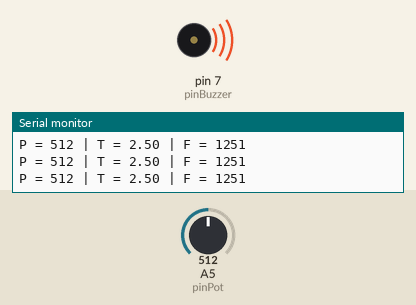
Recording of a sketch running on a simulated Arduino Uno, built with avr-gcc and run on an emulated ATmega328P. On the bench: buzzer (waves = sounding), the last lines printed to the serial monitor. The test bench sets the inputs (shaded band); at power-on: A5 (pinPot) = 512.

Above: at 1.2 s.
1.3 s: A5 (pinPot) set to 0
At 1.7 s:
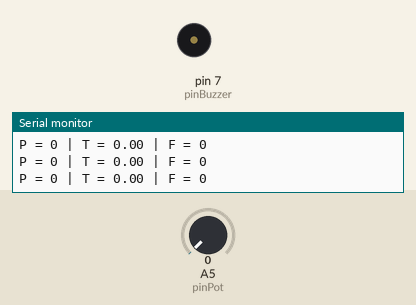
2.8 s: A5 (pinPot) set to 1023
At 3.7 s:
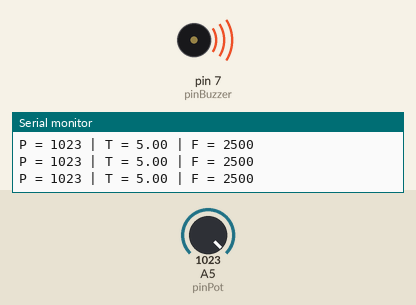
Timing chart, 0 to 5.8 s (numbered marks = the images above; inputs shaded):
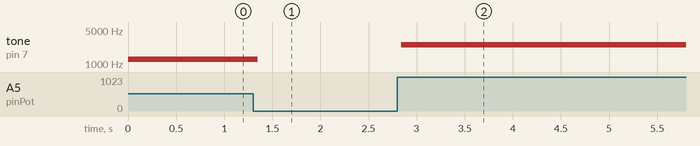

The sketch:

potenciometroFreqBuzzer.ino
```cpp
const int pinPot = A5; // Indica a porta analógica ligada ao potenciômetro
const int pinBuzzer = 7; // Indica a porta digital ligada ao buzzer
const int time = 70; // Define o tempo em ms de cada tone

void setup(){
  pinMode(pinBuzzer, OUTPUT);
  pinMode(pinPot, INPUT); // Por padrão porta analógica é sempre INPUT
  Serial.begin(9600);
}

void loop(){
  int potValue = analogRead(pinPot); // Lê valores no potenciômetro
  int frequency = map(potValue, 0, 1023, 0, 2500); //define valores de frequência
  float volt = potValue * (5.00/1023.0); //Valores da tensão no circuito

  Serial.print("P = ");
  Serial.print(potValue);
  Serial.print(" | T = ");
  Serial.print(volt);
  Serial.print(" | F = ");
  Serial.println(frequency);

  tone(pinBuzzer, frequency, time);
}
```

potenciometroFreqLed.ino
```cpp

```

Measured:
- after the input at 1.3 s, tone on pin 7 (pinBuzzer): 1251 Hz → silent after 0.05 s
- after the input at 2.8 s, tone on pin 7 (pinBuzzer): silent → 2500 Hz at once
